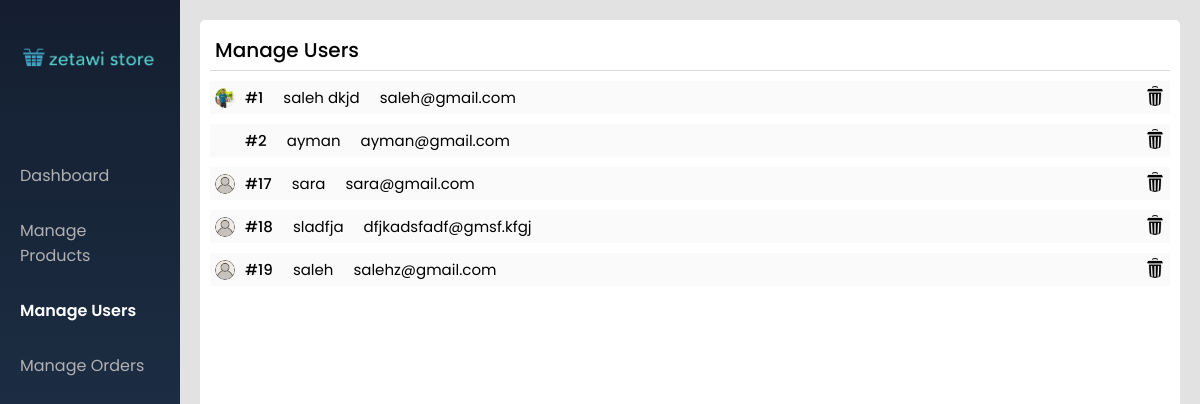
Screenshot of /admin/manage-users.php with the database file from the repository.
### tables this page shows
CREATE TABLE `User` (
  `id` int(11) NOT NULL,
  `username` varchar(50) NOT NULL,
  `email` varchar(255) NOT NULL,
  `password` varchar(255) NOT NULL,
  `isadmin` tinyint(1) DEFAULT 0,
  `user_imag` varchar(255) NOT NULL
);

### admin/manage-users.php (the view, shortened to what this page needs)
<!DOCTYPE html>
<?php
$servername = "localhost";
$username = "root";
$password = "";
$dbname = "zetawiStore";
$conn = mysqli_connect($servername, $username, $password, $dbname);
$getUsersQuery = "select * from User";
$runUsersQuery = mysqli_query($conn, $getUsersQuery);
?>
<html lang="en">
<head>
    <link rel="stylesheet" href="../styles/admin-basic.css">
    <link rel="stylesheet" href="../styles/admin-manage-users.css">
</head>
<body>
    <div class="container">
        <div class="side-bar">
            <img src="../images/logo.png" onclick="location.href=`../home.php`">
            <ul>
                <li onclick="location.href='dashboard.php'">Dashboard</li>
                <li onclick="location.href='manage-products.php'">Manage Products</li>
                <li style="color:white; font-weight:600;">Manage Users</li>
                <li onclick="location.href='manage-orders.php'">Manage Orders</li>
            </ul>
        </div>
        <div class="users-container">
            <h1> Manage Users</h1>
            <?php
                while($rowUsers = mysqli_fetch_array($runUsersQuery))
                {
                    $userName = $rowUsers['username'];
                    $userID = $rowUsers['id'];
                    $userEmail = $rowUsers['email'];
                    $userImage = $rowUsers['user_imag'];
                    echo"
                    <div class='user'>
                        <div class='main' onclick=location.href='../profile.php'>
                            <img src='../images/$userImage' alt=''>
                            <h2>#$userID</h2>
                            <p> $userName </p>
                            <p> $userEmail </p>
                        </div>
                    <img class='delete' src='../images/delete.png' alt='' onClick='deleteUser($userID)' title='Delete'>
                    </div>";
                }
            ?>
        </div>
    </div>
</body>
</html>

### styles/admin-basic.css (style rules this page uses)
* { padding: 0; margin: 0; box-sizing: border-box; font-family: "Poppins", sans-serif; }
body { background-color: rgb(226, 226, 226); }
.container { max-width: 1400px; width: 100%; margin-left: auto; margin-right: auto; display: grid; grid-template-columns: 15% 85%; height: 100vh; background-color: rgb(226, 226, 226); }
.side-bar { background: linear-gradient(#141e30, #243b55); color: white; position: relative; }
.side-bar img { width: 170px; padding: 10px 0; text-align: center; }
.side-bar ul { text-decoration: none; color: rgb(177, 177, 177); margin-top: 30px; padding: 10px; }
.side-bar ul li { list-style: none; margin-bottom: 10px; border-radius: 20px; padding: 10px; }

### styles/admin-manage-users.css (style rules this page uses)
.users-container { background-color: white; margin: 20px; padding: 10px; border-radius: 5px; }
.users-container h1 { padding: 5px; font-weight: 500; font-size: 20px; border-bottom: 1px solid rgb(219, 219, 219); }
.users-container .user { display: grid; grid-template-columns: auto 20px; margin-top: 10px; padding: 5px; background-color: rgb(250, 250, 250); }
.users-container .main { display: grid; grid-template-columns: 20px max-content max-content max-content; align-items: center; }
.users-container h2 { font-size: 15px; font-weight: 500; margin-left: 10px; }
.users-container p { font-size: 15px; font-weight: 400; margin-left: 20px; }
.users-container .user img { width: 20px; border-radius: 20px; }
.users-container .delete { width: 10px; cursor: pointer; }

### rows the page displays
user: user_imag (picture), id "1", username "saleh dkjd", email "saleh@gmail.com"
user: id "2", username "ayman", email "ayman@gmail.com"
user: user_imag (placeholder picture), id "17", username "sara", email "sara@gmail.com"
user: user_imag (placeholder picture), id "18", username "sladfja", email "dfjkadsfadf@gmsf.kfgj"
user: user_imag (placeholder picture), id "19", username "saleh", email "salehz@gmail.com"
